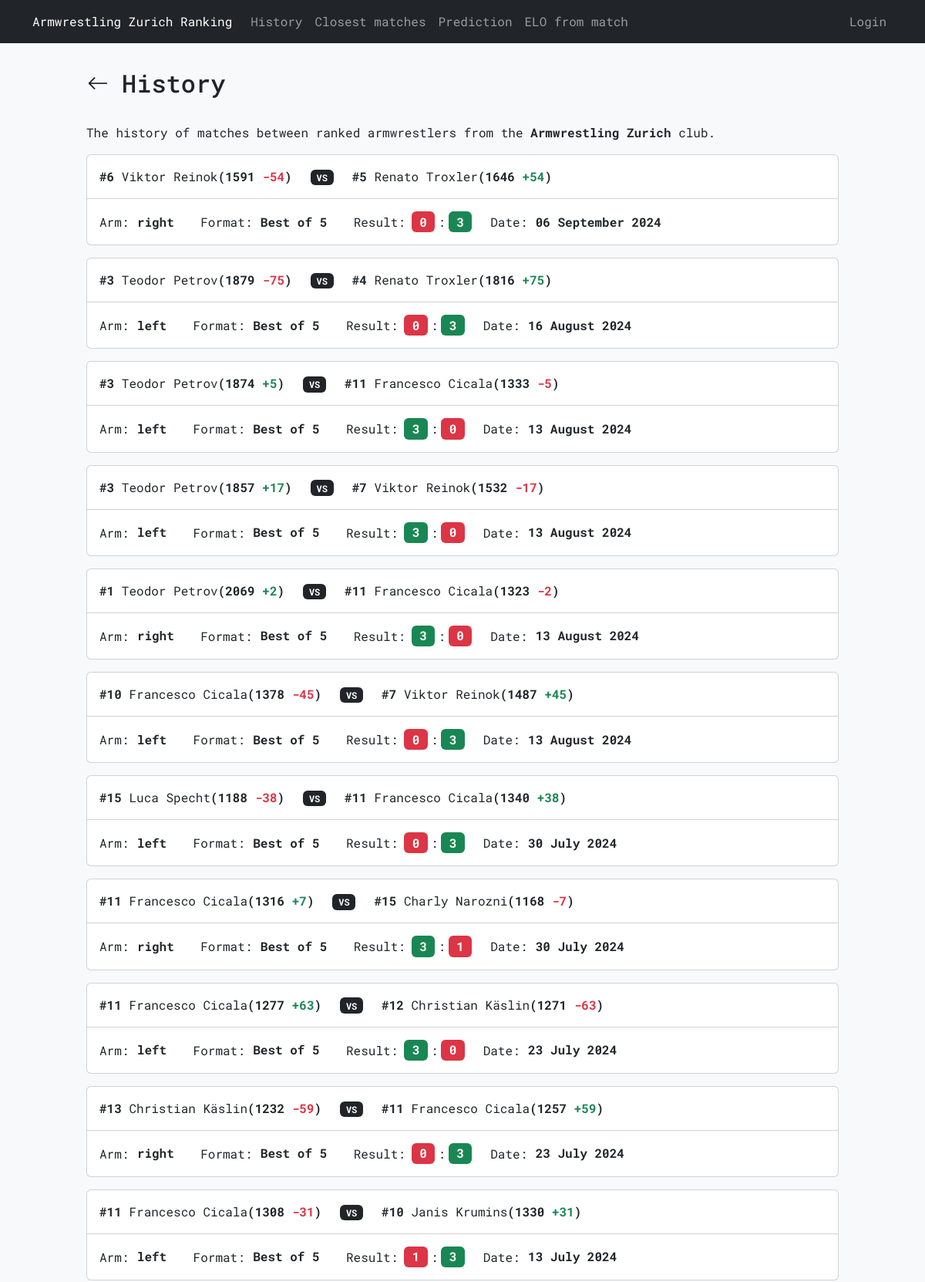
The app's page /history (upper part) with its own data.
### tables this page shows
CREATE TABLE "history" (
    id INTEGER PRIMARY KEY AUTOINCREMENT,
    armwrestler1_name TEXT NOT NULL,
    armwrestler2_name TEXT NOT NULL,
    arm TEXT NOT NULL CHECK (arm IN ('right', 'left')),
    armwrestler1_rank INTEGER NOT NULL,
    armwrestler2_rank INTEGER NOT NULL,
    armwrestler1_elo INTEGER NOT NULL,
    armwrestler2_elo INTEGER NOT NULL,
    armwrestler1_score INTEGER NOT NULL,
    armwrestler2_score INTEGER NOT NULL,
    armwrestler1_elo_diff INTEGER NOT NULL,
    armwrestler2_elo_diff INTEGER NOT NULL,
    selected_format TEXT NOT NULL,
    date DATETIME DEFAULT CURRENT_TIMESTAMP,
    added_by TEXT NOT NULL,
    FOREIGN KEY (armwrestler1_name) REFERENCES armwrestlers(name),
    FOREIGN KEY (armwrestler2_name) REFERENCES armwrestlers(name),
    FOREIGN KEY (added_by) REFERENCES users(username)
);

### armelo_app.py (the view)
@app.route("/history")
def history():
    history = db_execute('SELECT * FROM history ORDER BY id DESC')
    formatted_data = []
    for record in history:
        armwrestler_1_diff_format, armwrestler_2_diff_format = record[10], record[11]
        armwrestler_1_score_color, armwrestler_2_score_color = record[8], record[9]
        armwrestler_1_diff_format, armwrestler_1_diff_color = (f"+{armwrestler_1_diff_format}", "text-success") if armwrestler_1_diff_format > 0 else (
            (str(armwrestler_1_diff_format), "text-danger") if armwrestler_1_diff_format < 0 else ("0", "text-secondary"))
        armwrestler_2_diff_format, armwrestler_2_diff_color = (f"+{armwrestler_2_diff_format}", "text-success") if armwrestler_2_diff_format > 0 else (
            (str(armwrestler_2_diff_format), "text-danger") if armwrestler_2_diff_format < 0 else ("0", "text-secondary"))
        armwrestler_1_score_color, armwrestler_2_score_color = ("bg-success", "bg-danger") if armwrestler_1_score_color > armwrestler_2_score_color else (
            ("bg-danger", "bg-success") if armwrestler_1_score_color < armwrestler_2_score_color else ("bg-secondary", "bg-secondary"))
        date = datetime.strptime(record[13], "%Y-%m-%d %H:%M:%S").strftime("%d %B %Y")
        formatted_data.append((armwrestler_1_score_color, armwrestler_2_score_color, armwrestler_1_diff_color, armwrestler_2_diff_color, armwrestler_1_diff_format, armwrestler_2_diff_format, date))
    return render_template('history.html', history=history, formatted_data=formatted_data)

### armelo_app.py (called while the page is built)
def get_db():
    db = getattr(g, '_database', None)
    if db is None:
        db = g._database = sqlite3.connect(DATABASE)
    return db

def db_execute(query, *args):
    db = get_db()
    cur = db.cursor()
    cur.execute(query, args)
    if query.strip().upper().startswith(("SELECT", "WITH")):
        rv = cur.fetchall()
        cur.close()
        return rv
    else:
        db.commit()
        cur.close()

@app.context_processor
def inject_user():
    username = session.get('username')
    return dict(username=username)

### templates/history.html (shortened to what this page needs)
{% extends "layout.html" %}
{% block content %}
<div class="row align-items-center mb-4">
    <div class="col-auto p-0">
        <form action="{{ url_for('ranking') }}" method="GET">
            <button type="submit" class="btn">
                <i class="bi bi-arrow-left fs-3"></i>
            </button>
        </form>
    </div>
    <div class="col d-flex align-items-center px-1">
        <h2 class="mb-0">History</h2>
    </div>
</div>
<p>The history of matches between ranked armwrestlers from the <strong>Armwrestling Zurich</strong> club.</p>
{% for record in history %}
<div class="col-12 mb-3">
    <div class="card">
        <div class="card-header bg-transparent">
            <div class="row mt-2">
                <div class="col-12 col-lg-auto text-center mb-2">
                    <div>
                        <strong>#{{ record[4] }}</strong> {{ record[1] }}<strong class="text-nowrap">({{ record[6] }} <span class="{{ formatted_data[loop.index - 1][2] }}">{{ formatted_data[loop.index - 1][4] }}</span>)</strong>
                    </div>
                </div>
                <div class="col-12 col-lg-auto text-center mb-2">
                    <span class="badge bg-dark">VS</span>
                </div>
                <div class="col-12 col-lg-auto text-center mb-2">
                    <div>
                        <strong>#{{ record[5] }}</strong> {{ record[2] }}<strong class="text-nowrap">({{ record[7] }} <span class="{{ formatted_data[loop.index - 1][3] }}">{{ formatted_data[loop.index - 1][5] }}</span>)</strong>
                    </div>
                </div>
            </div>
        </div>
        <div class="card-body">
            <div class="card-text">
                <div class="row justify-content-start">
                    <div class="col-12 col-lg-auto mb-2 mb-lg-0 text-start">
                        Arm:<span class="fs-6 mx-0 badge text-dark">{{ record[3] }}</span>
                    </div>
                    <div class="col-12 col-lg-auto mb-2 mb-lg-0 text-start">
                        Format:<span class="fs-6 mx-0 badge text-dark">{{ record[12] }}</span>
                    </div>
                    <div class="col-12 col-lg-auto mb-2 mb-lg-0 text-start">
                        Result:<span class="fs-6 ms-2 me-1 badge {{ formatted_data[loop.index - 1][0] }}">{{ record[8] }}</span>:<span class="fs-6 ms-1 me-0 badge {{ formatted_data[loop.index - 1][1] }}">{{ record[9] }}</span>
                    </div>
                    <div class="col-12 col-lg-auto mb-0 mb-lg-0 text-start">
                        Date:<span class="fs-6 mx-0 badge text-dark">{{ formatted_data[loop.index - 1][6] }}</span>
                    </div>
                </div>
            </div>
        </div>
    </div>
</div>
{% endfor %}
{% endblock %}

### static/styles.css (style rules this page uses)
* { font-family: 'Roboto Mono', monospace; }
html, body { height: 100%; scrollbar-width: none; -ms-overflow-style: none; }
body { display: flex; flex-direction: column; }

### records on screen
history: armwrestler1_rank "6", armwrestler1_name "Viktor Reinok", armwrestler1_elo "1591", armwrestler1_elo_diff "-54", armwrestler2_rank "5", armwrestler2_name "Renato Troxler", armwrestler2_elo "1646", index "+54", arm "right", selected_format "Best of 5", armwrestler1_score "0", armwrestler2_score "3", index "06 September 2024"
history: armwrestler1_rank "3", armwrestler1_name "Teodor Petrov", armwrestler1_elo "1879", armwrestler1_elo_diff "-75", armwrestler2_rank "4", armwrestler2_name "Renato Troxler", armwrestler2_elo "1816", index "+75", arm "left", selected_format "Best of 5", armwrestler1_score "0", armwrestler2_score "3", date "16 August 2024"
history: armwrestler1_rank "3", armwrestler1_name "Teodor Petrov", armwrestler1_elo "1874", index "+5", armwrestler2_rank "11", armwrestler2_name "Francesco Cicala", armwrestler2_elo "1333", armwrestler2_elo_diff "-5", arm "left", selected_format "Best of 5", armwrestler1_score "3", armwrestler2_score "0", date "13 August 2024"
history: armwrestler1_rank "3", armwrestler1_name "Teodor Petrov", armwrestler1_elo "1857", index "+17", armwrestler2_rank "7", armwrestler2_name "Viktor Reinok", armwrestler2_elo "1532", armwrestler2_elo_diff "-17", arm "left", selected_format "Best of 5", armwrestler1_score "3", armwrestler2_score "0", date "13 August 2024"
history: armwrestler1_rank "1", armwrestler1_name "Teodor Petrov", armwrestler1_elo "2069", index "+2", armwrestler2_rank "11", armwrestler2_name "Francesco Cicala", armwrestler2_elo "1323", armwrestler2_elo_diff "-2", arm "right", selected_format "Best of 5", armwrestler1_score "3", armwrestler2_score "0", date "13 August 2024"
history: armwrestler1_rank "10", armwrestler1_name "Francesco Cicala", armwrestler1_elo "1378", armwrestler1_elo_diff "-45", armwrestler2_rank "7", armwrestler2_name "Viktor Reinok", armwrestler2_elo "1487", index "+45", arm "left", selected_format "Best of 5", armwrestler1_score "0", armwrestler2_score "3", date "13 August 2024"
history: armwrestler1_rank "15", armwrestler1_name "Luca Specht", armwrestler1_elo "1188", armwrestler1_elo_diff "-38", armwrestler2_rank "11", armwrestler2_name "Francesco Cicala", armwrestler2_elo "1340", index "+38", arm "left", selected_format "Best of 5", armwrestler1_score "0", armwrestler2_score "3", date "30 July 2024"
history: armwrestler1_rank "11", armwrestler1_name "Francesco Cicala", armwrestler1_elo "1316", index "+7", armwrestler2_rank "15", armwrestler2_name "Charly Narozni", armwrestler2_elo "1168", armwrestler2_elo_diff "-7", arm "right", selected_format "Best of 5", armwrestler1_score "3", armwrestler2_score "1", date "30 July 2024"
history: armwrestler1_rank "11", armwrestler1_name "Francesco Cicala", armwrestler1_elo "1277", index "+63", armwrestler2_rank "12", armwrestler2_name "Christian Käslin", armwrestler2_elo "1271", armwrestler2_elo_diff "-63", arm "left", selected_format "Best of 5", armwrestler1_score "3", armwrestler2_score "0", date "23 July 2024"
history: armwrestler1_rank "13", armwrestler1_name "Christian Käslin", armwrestler1_elo "1232", armwrestler1_elo_diff "-59", armwrestler2_rank "11", armwrestler2_name "Francesco Cicala", armwrestler2_elo "1257", index "+59", arm "right", selected_format "Best of 5", armwrestler1_score "0", armwrestler2_score "3", date "23 July 2024"
history: armwrestler1_rank "11", armwrestler1_name "Francesco Cicala", armwrestler1_elo "1308", armwrestler1_elo_diff "-31", armwrestler2_rank "10", armwrestler2_name "Janis Krumins", armwrestler2_elo "1330", index "+31", arm "left", selected_format "Best of 5", armwrestler1_score "1", armwrestler2_score "3", date "13 July 2024"
